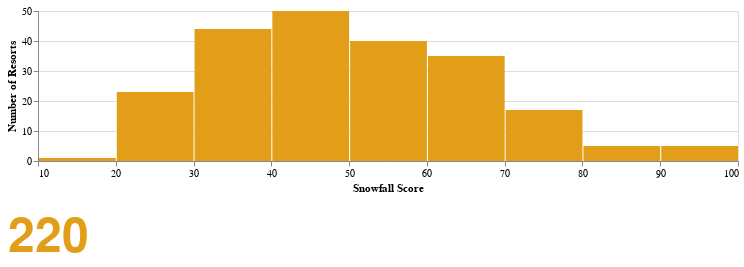

Notebook code for this chart:
### Code cell
brush = alt.selection_interval(encodings=['x'])

histogram = alt.Chart(df).mark_bar().encode(
    x=alt.X('Snowfall Score:Q', bin=alt.Bin(step=10), axis=alt.Axis(title='Snowfall Score')),
    y=alt.Y('count()', axis=alt.Axis(title='Number of Resorts')),
    color=alt.condition(brush, alt.value('#e39e19'), alt.value('lightgray'))
).properties(
    width=700,
    height=150
).add_selection(
    brush
)

resort_count = alt.Chart(df).transform_filter(
    brush
).mark_text(
    fontSize=48,
    fontWeight=600,
    color='#e39e19'
).encode(
    text='count()'
)

histogram & resort_count

### Figure 1 — Vega-Lite specification as saved in the notebook (floating-point values rounded to 4 significant figures; data arrays with more than 128 entries replaced by an {"elided": "..."} marker saying what was removed)
{"vconcat": [{"mark": "bar", "encoding": {"color": {"condition": {"value": "#e39e19", "selection": "selector001"}, "value": "lightgray"}, "x": {"axis": {"title": "Snowfall Score"}, "bin": {"step": 10}, "field": "Snowfall Score", "type": "quantitative"}, "y": {"aggregate": "count", "axis": {"title": "Number of Resorts"}, "type": "quantitative"}}, "height": 150, "selection": {"selector001": {"type": "interval", "encodings": ["x"]}}, "width": 700}, {"mark": {"type": "text", "color": "#e39e19", "fontSize": 48, "fontWeight": 600}, "encoding": {"text": {"aggregate": "count", "type": "quantitative"}}, "transform": [{"filter": {"selection": "selector001"}}]}], "data": {"name": "data-e2e1cfab3e6ec5a15d05ed576794a8ab"}, "$schema": "https://vega.github.io/schema/vega-lite/v4.17.0.json", "datasets": {"data-e2e1cfab3e6ec5a15d05ed576794a8ab": {"elided": "220 records"}}}
